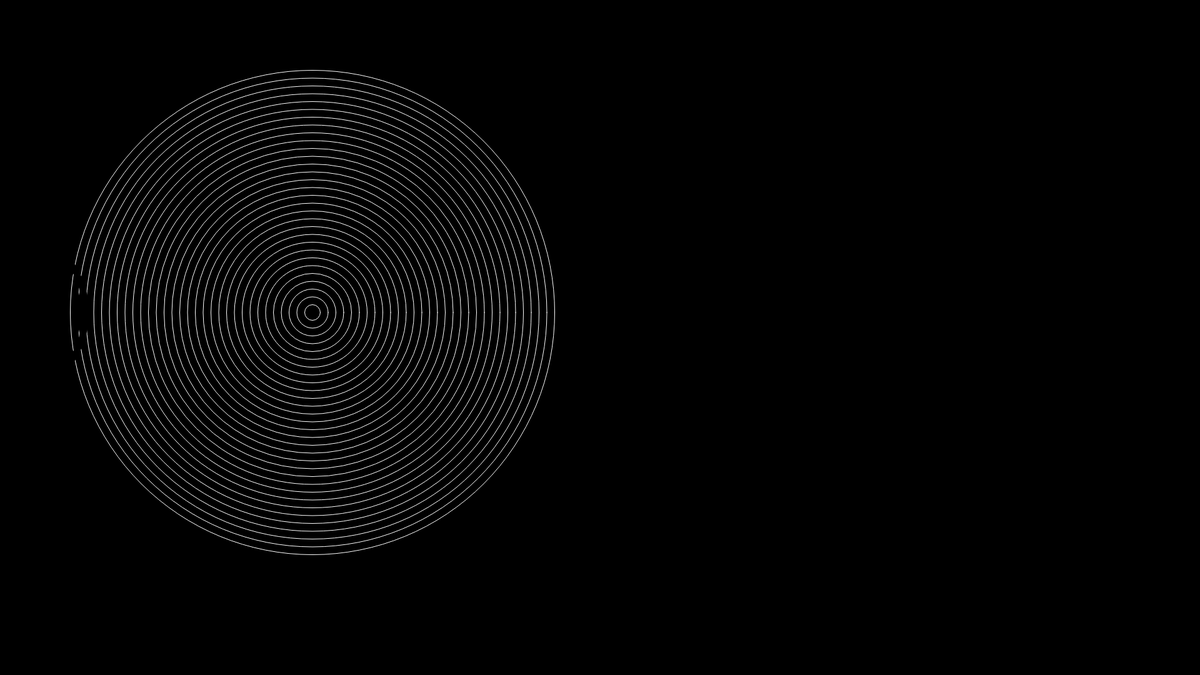
Frame 1 (no input)
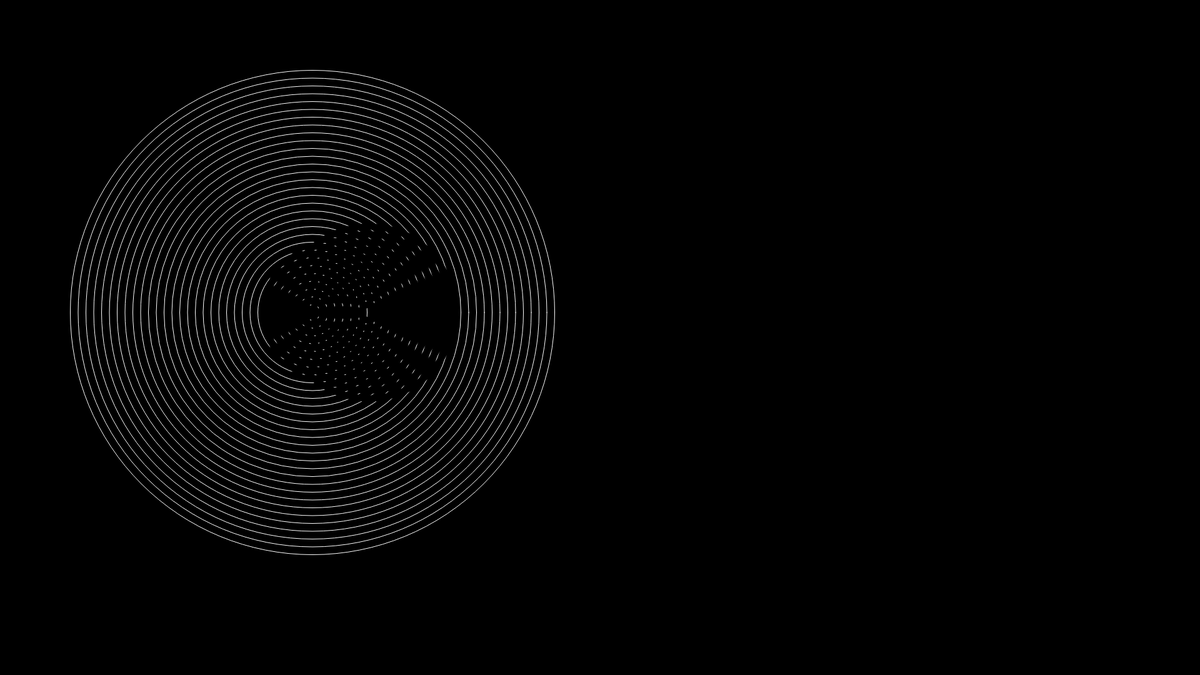
Frame 60 (no input)
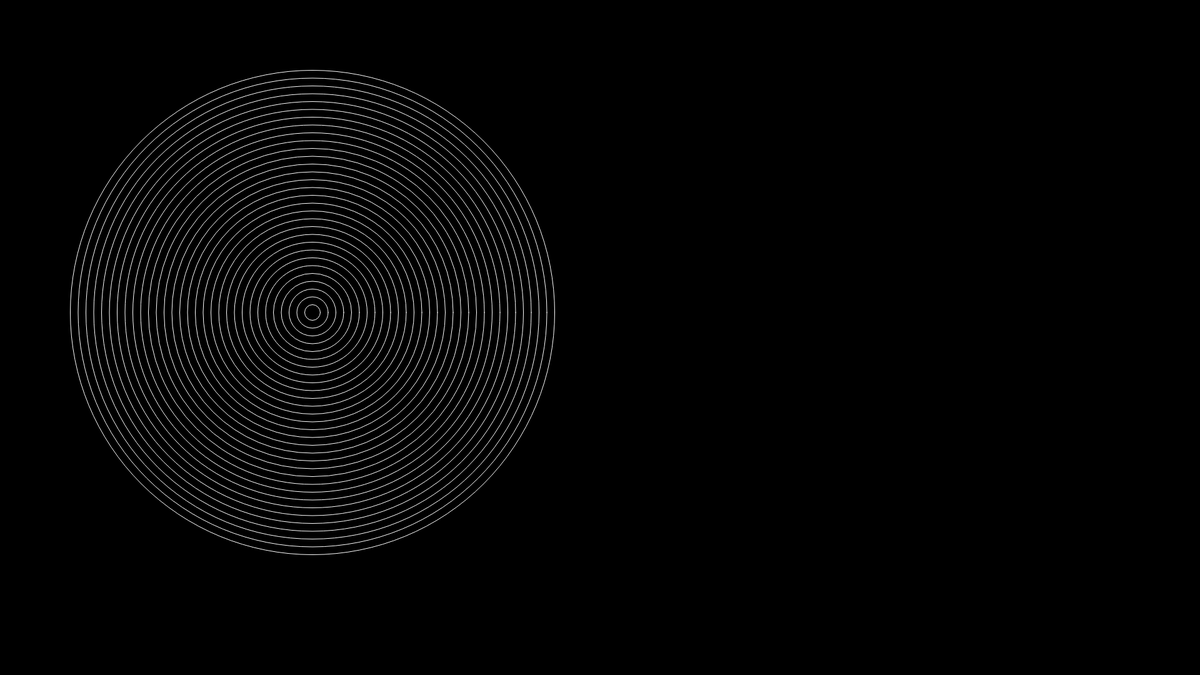
Frame 120 (the mouse pressed at the canvas centre since frame 60)

The p5.js sketch that drew these frames (run headless with seeded random() and noise() and a simulated clock; from frame 60 on, the mouse is pressed at the canvas centre):

// p5.js sketch
// ── sketch.js
let x = 0

function setup() {
  createCanvas(1920, 1080);
  frameRate (20);
}

function draw() {
  background('black');

  for (let i = 0; i < 800; i += 25) {
    noFill()
    stroke('white')
    strokeWeight(1)
    ellipse(500, 500, i, i)

    stroke('black')
    strokeWeight(10)
    ellipse(x, 500, 500 - i, 500 - i)

  }
  if (x > width) {
    x = 0
  } else {
    x = x + 10
  }
}
